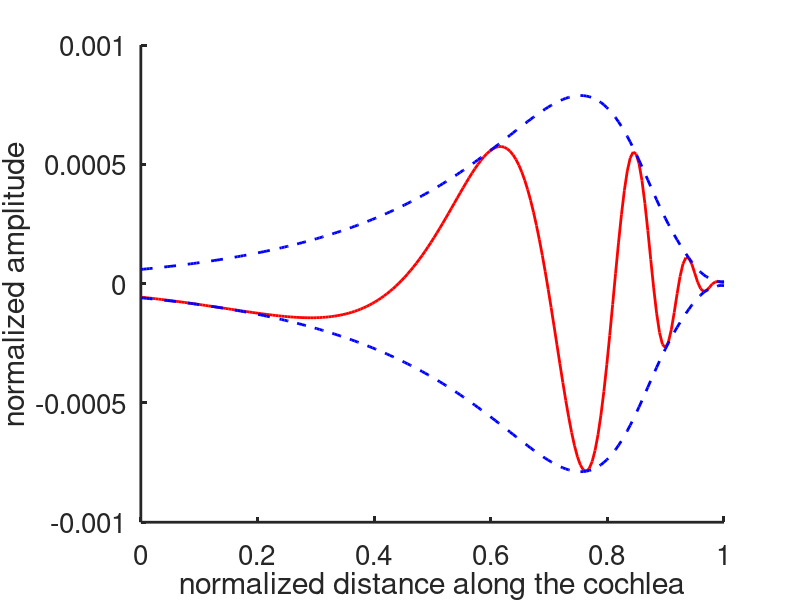
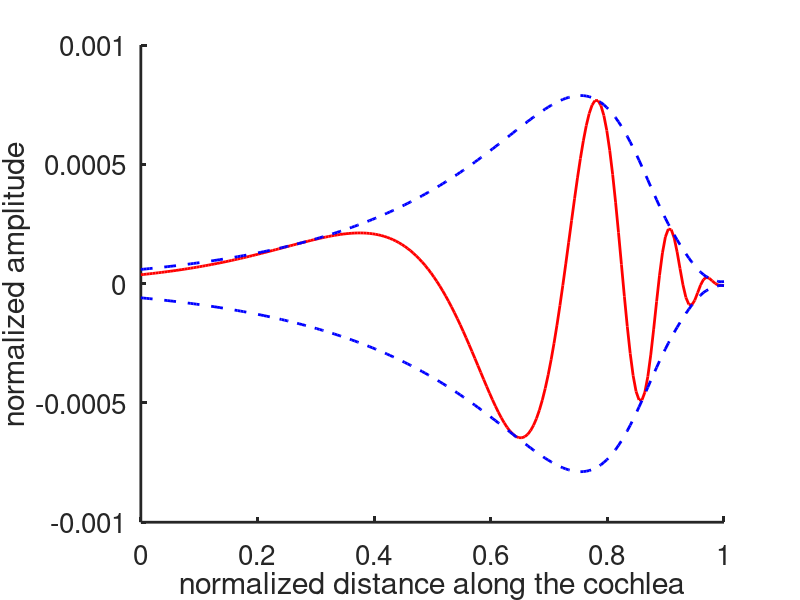

MATLAB code to generate these figures, in order:
clear all
close all
clc
set(0,                           ...
   'defaultaxesfontsize', 20,   ...
   'defaultaxeslinewidth', 2.0, ...
   'defaultlinelinewidth', 2.0, ...
   'defaultpatchlinewidth', 0.7);
num = 200;
L = 3.5;   % Units of cm
l = 0.35;
lam = 1.5;
x = linspace(0,1,num);
k = (1.e7)*exp(-lam*x*L);   % don't forget that x is scaled by L
mass = 0.05;
r = 3000*exp(-lam*x*L);
% two cases:
% w = 1500;
w = 800;

Z = 1i*w*mass + r -1i* k/w;
W = -1i*Z/(w*L);
sigma = l/L;


% Initialize
N =100;
alpha = zeros(N+1);
f = zeros(N+1,1);
A = zeros(N+1,1);

% get matrix coefficients
for n=0:N
    nn = n+1;
    for m = 0:N
        mm = m+1;
        alpha(mm,nn) = 2*cosh(n*pi*sigma)*trapz(x,cos(n*pi*x).*cos(m*pi*x)./W);
        f(mm) = -trapz(x,x.*(2-x).*cos(m*pi*x)./W);
    end
    alpha(nn,nn) = alpha(nn,nn) + n*pi*sinh(n*pi*sigma)/2;
end
f(1) = f(1) - sigma;

% solve linear equations for Fourier coefficients
A  = alpha\f;

 
% construct phi on y=0
y = 0.0;   % evaluate eta on the membrane
phi = x.*(1-x/2) - sigma*y.*(1-y/(2*sigma));
for n=0:N
    phi = phi + A(n+1)*cosh(n*pi*(sigma-y))*cos(n*pi*x);
end

Fhat = 1;   % driving force
phi = phi/(1i*w*L*Fhat);
eta = 2*phi./W;

figure(2)
plot(x,real(eta),'r' )
hold on
plot(x,abs(eta),'--b',x,-abs(eta)','--b','LineWidth',2)
 xlabel('normalized distance along the cochlea')
   ylabel('normalized amplitude')
   box off

% animate the wave, just for fun 
N = 200;
times = linspace(0,10/w,N);
figure(3)
for j=1:N
    etawave = eta*exp(1i*w*times(j));
    plot(x,real(etawave),'r',x,abs(etawave),'--b',x,-abs(etawave),'--b')
   xlabel('normalized distance along the cochlea')
   ylabel('normalized amplitude')
   box off
   drawnow
    pause(0.02)
end


%igorout = [x' real(eta/max(eta))' abs(eta/max(eta))' -abs(eta/max(eta))'];
%writematrix(igorout,'igor_800.dat')



